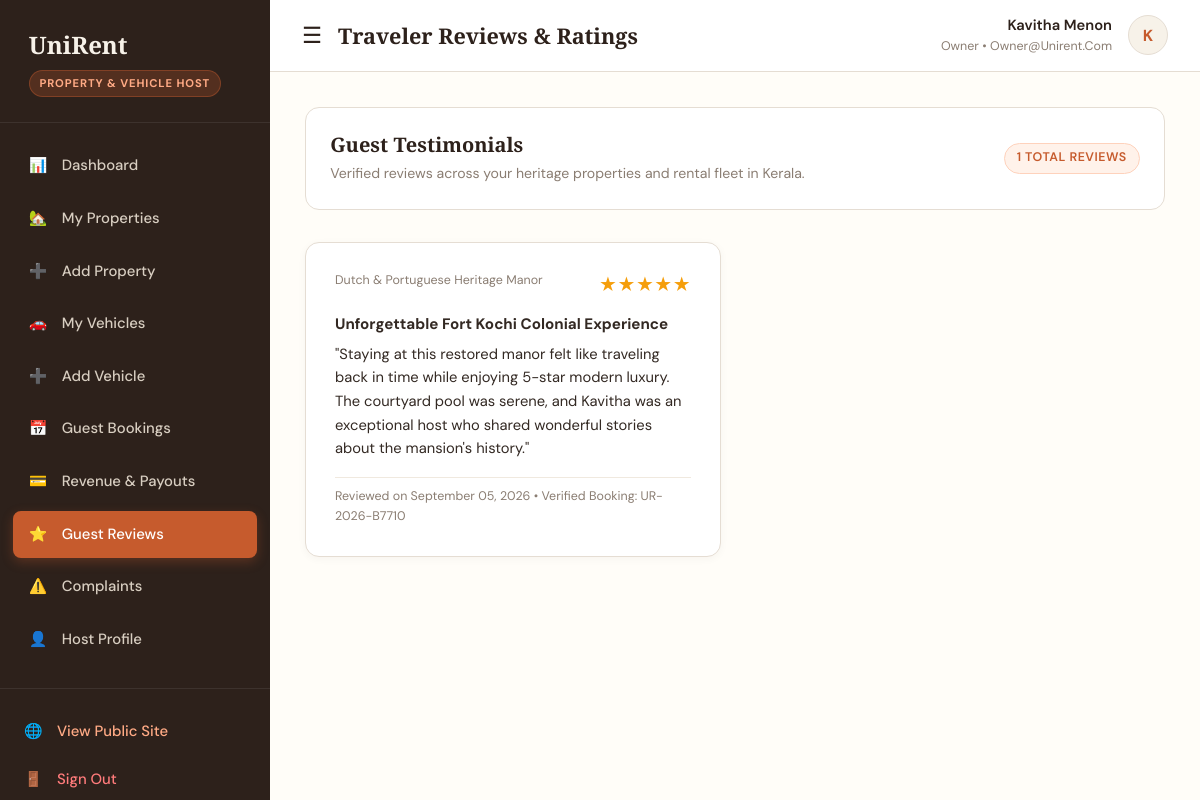
/owner/reviews (signed in), run on an earlier commit of the app's database.
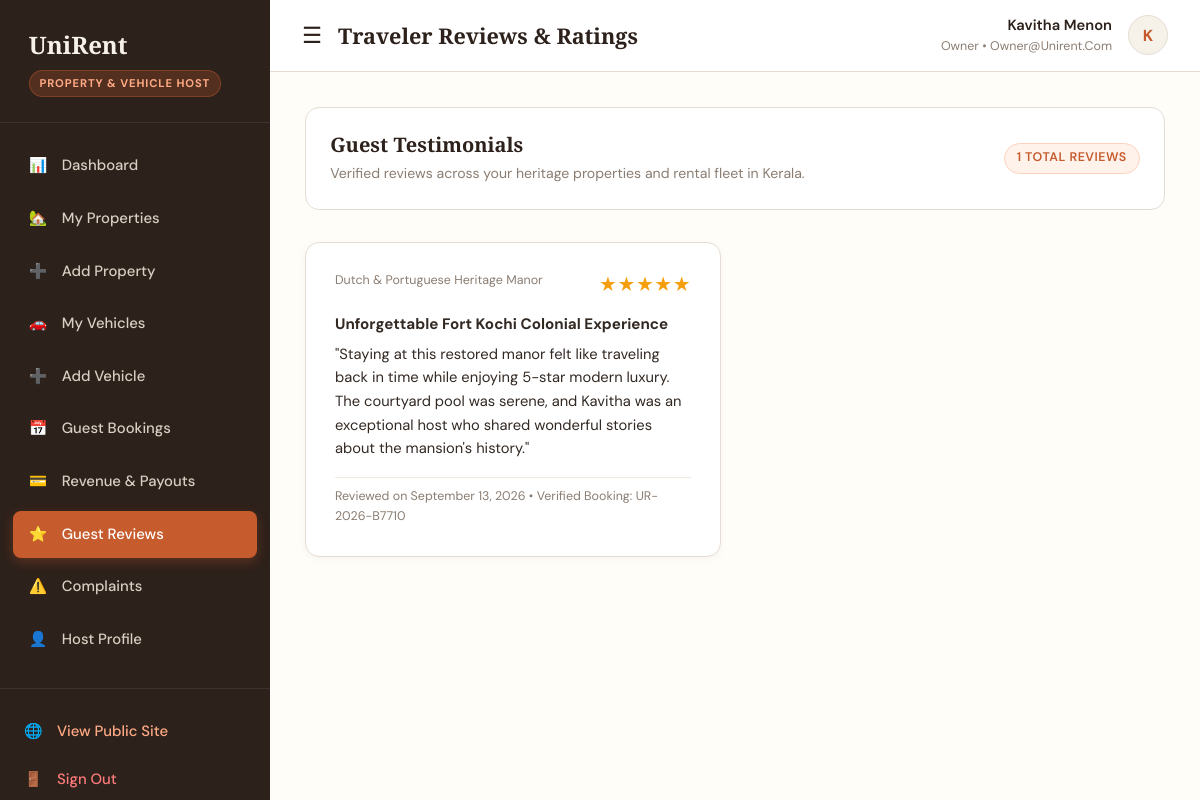
And on a later commit of the database.
### app/models.py (models this page shows, shortened)
class Review(db.Model):
    __tablename__ = 'reviews'
    review_id = db.Column(db.Integer, primary_key=True, autoincrement=True)
    booking_id = db.Column(db.Integer, db.ForeignKey('bookings.booking_id', ondelete='CASCADE'), unique=True, nullable=False)
    user_id = db.Column(db.Integer, db.ForeignKey('users.user_id', ondelete='CASCADE'), nullable=False)
    listing_type = db.Column(db.String(20), nullable=False)  # property, vehicle
    property_id = db.Column(db.Integer, db.ForeignKey('properties.property_id', ondelete='CASCADE'), nullable=True)
    vehicle_id = db.Column(db.Integer, db.ForeignKey('vehicles.vehicle_id', ondelete='CASCADE'), nullable=True)
    rating = db.Column(db.Integer, nullable=False)  # 1 to 5
    review_title = db.Column(db.String(150), nullable=True)
    review_text = db.Column(db.Text, nullable=False)
    image_url = db.Column(db.String(255), nullable=True)
    created_at = db.Column(db.DateTime, default=datetime.utcnow)

class Property(db.Model):
    __tablename__ = 'properties'
    property_id = db.Column(db.Integer, primary_key=True, autoincrement=True)
    owner_id = db.Column(db.Integer, db.ForeignKey('owners.owner_id', ondelete='CASCADE'), nullable=False)
    property_name = db.Column(db.String(160), nullable=False)
    slug = db.Column(db.String(180), unique=True, nullable=False)
    property_type = db.Column(db.String(80), nullable=False)  # Heritage Villa, Traditional Tharavadu, Nalukettu, Colonial Manor
    description = db.Column(db.Text, nullable=False)
    address = db.Column(db.String(255), nullable=False)
    district = db.Column(db.String(50), nullable=False)  # Ernakulam, Thrissur
    latitude = db.Column(db.Float, nullable=False)
    longitude = db.Column(db.Float, nullable=False)
    price_per_night = db.Column(db.Float, nullable=False)
    guest_capacity = db.Column(db.Integer, nullable=False, default=2)
    bedrooms = db.Column(db.Integer, nullable=False, default=1)
    bathrooms = db.Column(db.Integer, nullable=False, default=1)
    amenities = db.Column(db.Text, nullable=True)  # JSON serialized list
    images = db.Column(db.Text, nullable=True)  # JSON serialized list of image paths/URLs
    featured_image = db.Column(db.String(255), nullable=True)
    approval_status = db.Column(db.String(20), nullable=False, default='pending')  # pending, approved, rejected
    rejection_reason = db.Column(db.Text, nullable=True)
    availability_status = db.Column(db.String(20), nullable=False, default='available')  # available, booked, maintenance
    featured = db.Column(db.Boolean, nullable=False, default=False)
    created_at = db.Column(db.DateTime, default=datetime.utcnow)
    bookings = db.relationship('Booking', backref='property', lazy='dynamic')
    reviews = db.relationship('Review', backref='property', lazy='dynamic')

class Booking(db.Model):
    __tablename__ = 'bookings'
    booking_id = db.Column(db.Integer, primary_key=True, autoincrement=True)
    booking_reference = db.Column(db.String(50), unique=True, nullable=False, index=True)
    user_id = db.Column(db.Integer, db.ForeignKey('users.user_id', ondelete='CASCADE'), nullable=False)
    owner_id = db.Column(db.Integer, db.ForeignKey('owners.owner_id', ondelete='CASCADE'), nullable=False)
    listing_type = db.Column(db.String(20), nullable=False)  # property, vehicle
    property_id = db.Column(db.Integer, db.ForeignKey('properties.property_id', ondelete='SET NULL'), nullable=True)
    vehicle_id = db.Column(db.Integer, db.ForeignKey('vehicles.vehicle_id', ondelete='SET NULL'), nullable=True)
    start_date = db.Column(db.Date, nullable=False)
    end_date = db.Column(db.Date, nullable=False)
    total_days = db.Column(db.Integer, nullable=False, default=1)
    daily_rate = db.Column(db.Float, nullable=False)
    service_fee = db.Column(db.Float, nullable=False, default=0.0)
    tax_amount = db.Column(db.Float, nullable=False, default=0.0)
    total_amount = db.Column(db.Float, nullable=False)
    booking_status = db.Column(db.String(20), nullable=False, default='confirmed')  # pending, confirmed, active, completed, cancelled
    special_requests = db.Column(db.Text, nullable=True)
    created_at = db.Column(db.DateTime, default=datetime.utcnow)
    payment = db.relationship('Payment', backref='booking', uselist=False, cascade='all, delete-orphan')
    review = db.relationship('Review', backref='booking', uselist=False, cascade='all, delete-orphan')
    complaints = db.relationship('Complaint', backref='booking', lazy='dynamic', cascade='all, delete-orphan')

### app/routes/owner.py (the view)
@owner_bp.route('/reviews')
@login_required('owner')
def reviews():
    owner = get_current_owner()
    props = Property.query.filter_by(owner_id=owner.owner_id).all()
    vehs = Vehicle.query.filter_by(owner_id=owner.owner_id).all()
    prop_ids = [p.property_id for p in props]
    veh_ids = [v.vehicle_id for v in vehs]
    reviews_list = []
    if prop_ids or veh_ids:
        reviews_list = Review.query.filter(
            (Review.property_id.in_(prop_ids)) | (Review.vehicle_id.in_(veh_ids))
        ).order_by(Review.created_at.desc()).all()
    return render_template('owner/reviews.html', reviews=reviews_list, owner=owner)

### app/routes/owner.py (called while the page is built)
def get_current_owner():
    user_id = session.get('user_id')
    owner = Owner.query.filter_by(user_id=user_id).first()
    if not owner:
        user = db.session.get(User, user_id)
        if user and user.role == 'owner':
            owner = Owner(user_id=user_id, business_name=f"{user.full_name}'s Heritage Rentals", district='Ernakulam')
            db.session.add(owner)
            db.session.commit()
    return owner

### templates/owner/reviews.html (shortened to what this page needs)
{% extends "dashboard_base.html" %}
{% block page_title %}Traveler Reviews & Ratings{% endblock %}
{% block dashboard_content %}
<div style="background: var(--ur-white); border: 1px solid var(--ur-border); border-radius: var(--radius-md); padding: 1.5rem; margin-bottom: 2rem; display: flex; justify-content: space-between; align-items: center;">
  <div>
    <h3 style="font-size: 1.25rem; margin: 0 0 0.3rem;">Guest Testimonials</h3>
    <p style="color: var(--ur-muted); font-size: 0.88rem; margin: 0;">Verified reviews across your heritage properties and rental fleet in Kerala.</p>
  </div>
  <div>
    <span class="badge badge-delivery">{{ reviews|length }} Total Reviews</span>
  </div>
</div>
{% if reviews %}
  <div style="display: grid; grid-template-columns: repeat(auto-fill, minmax(360px, 1fr)); gap: 1.8rem;">
    {% for r in reviews %}
      <div style="background: var(--ur-white); border: 1px solid var(--ur-border); border-radius: var(--radius-md); padding: 1.8rem; box-shadow: var(--shadow-sm);">
        <div style="display: flex; justify-content: space-between; align-items: flex-start; margin-bottom: 0.8rem;">
          <div>
            <div style="font-size: 0.78rem; color: var(--ur-muted);">
              {{ r.property.property_name if r.property else r.vehicle.vehicle_name }}
            </div>
          </div>
          <div style="color: #f59e0b; font-size: 1.1rem;">
            {% for i in range(r.rating) %}★{% endfor %}
          </div>
        </div>
        {% if r.review_title %}
          <h5 style="font-size: 0.95rem; margin-bottom: 0.4rem;">{{ r.review_title }}</h5>
        {% endif %}
        <p style="font-size: 0.92rem; color: var(--ur-text); line-height: 1.6; margin-bottom: 1rem;">
          "{{ r.review_text }}"
        </p>
        <div style="font-size: 0.78rem; color: var(--ur-muted); border-top: 1px solid var(--ur-border-light); padding-top: 0.6rem;">
          Reviewed on {{ r.created_at.strftime('%B %d, %Y') }} • Verified Booking: {{ r.booking.booking_reference }}
        </div>
      </div>
    {% endfor %}
  </div>
{% endif %}
{% endblock %}

What changed in the data, as far as the page shows it:
changed Review "Unforgettable Fort Kochi Colonial Experience": created_at "September 05, 2026" → "September 13, 2026"
